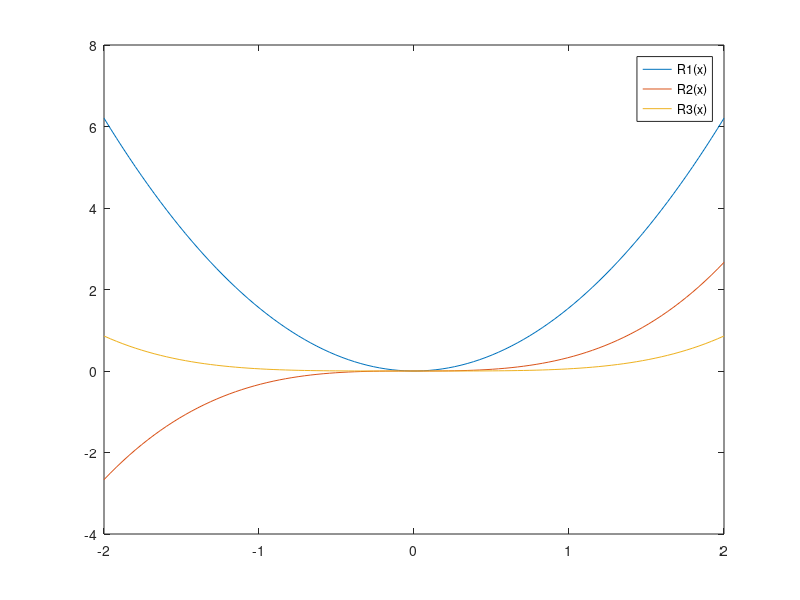
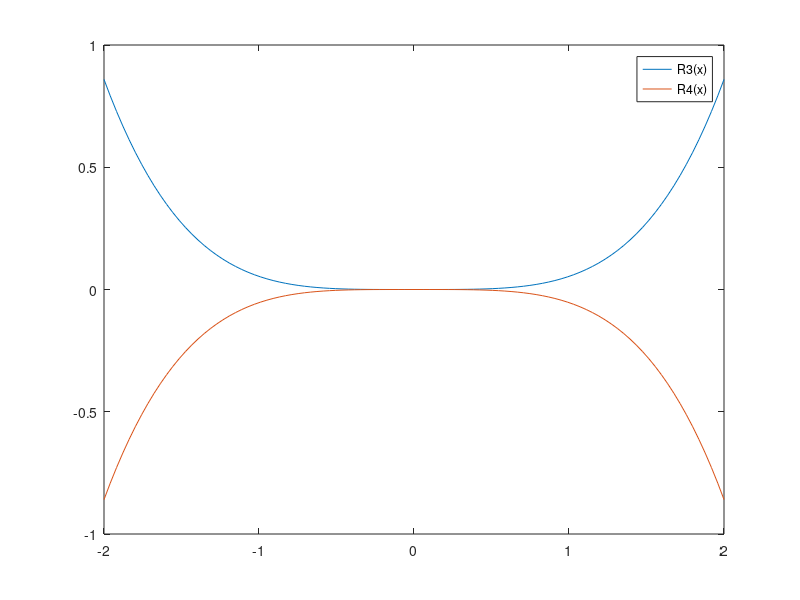

MATLAB code for these plots, in order:
function Q1_plotter2()
    x = linspace(-2,2,100);
    
    R1 = 1.551.*(x.^2);
    R2 = 0.3333.*(x.^3);
    R3 = 0.0537.*(x.^4);
    R4 = -R3;
    
    figure(1);
    plot(x,R1,x,R2,x,R3);
    legend('R1(x)','R2(x)','R3(x)');
    
    figure(2);
    plot(x,R3,x,R4);
    legend('R3(x)','R4(x)');
    
end

